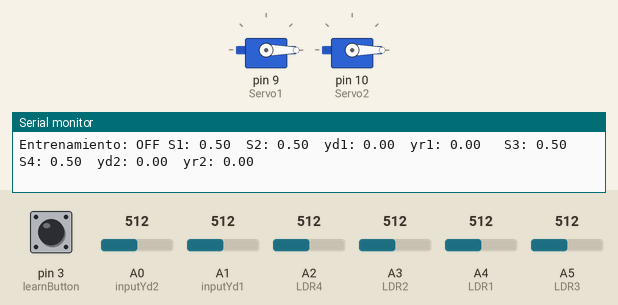
Simulated run of this sketch. Board: Arduino Uno, built with avr-gcc and run on an emulated ATmega328P. Parts: 2 × servo, the last lines printed to the serial monitor. The test bench sets the inputs (shaded band); at power-on: pin 3 (learnButton) LOW, A0 (inputYd2) = 512, A1 (inputYd1) = 512, A2 (LDR4) = 512, A3 (LDR2) = 512, A4 (LDR1) = 512, A5 (LDR3) = 512.

Above: at 1.2 s.
1.3 s: pin 3 (learnButton) pulled HIGH for 0.15 s
At 2.7 s:
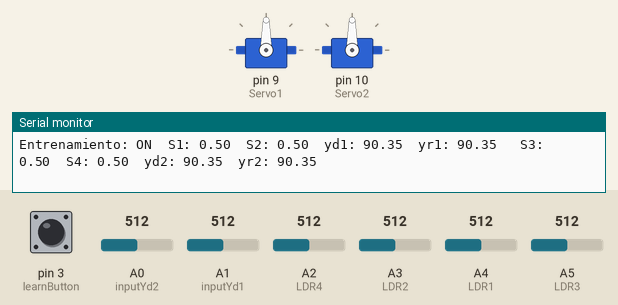
3.0 s: A0 (inputYd2) set to 557
At 3.36 s:
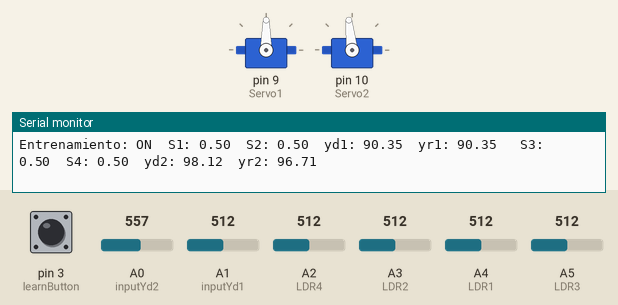
6.0 s: A0 (inputYd2) set to 568
At 7.2 s:
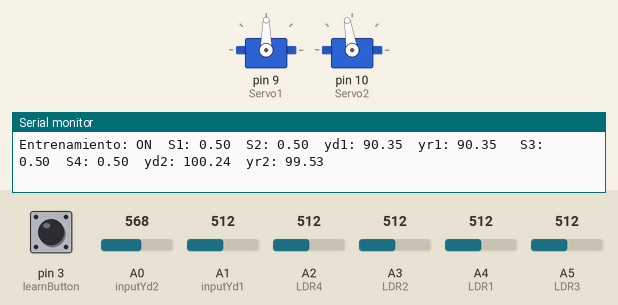
9.0 s: A1 (inputYd1) set to 552
At 9.28 s:
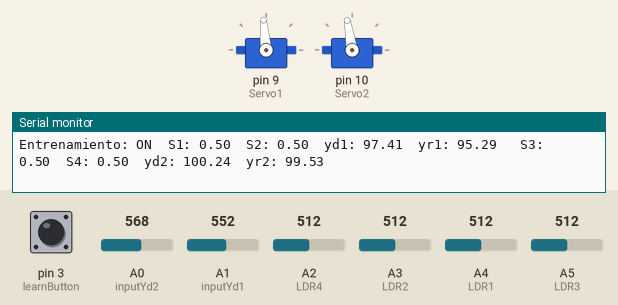
12.0 s: A1 (inputYd1) set to 568
At 13.3 s:
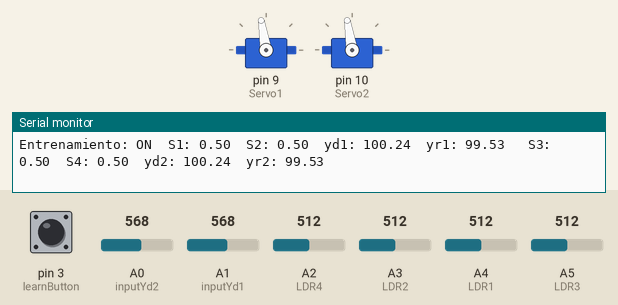
15.0 s: A2 (LDR4) set to 992
At 15.9 s:
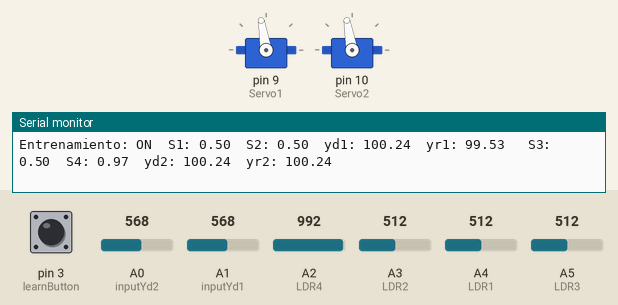
Timing chart, 0 to 17.7 s (numbered marks = the images above; inputs shaded):
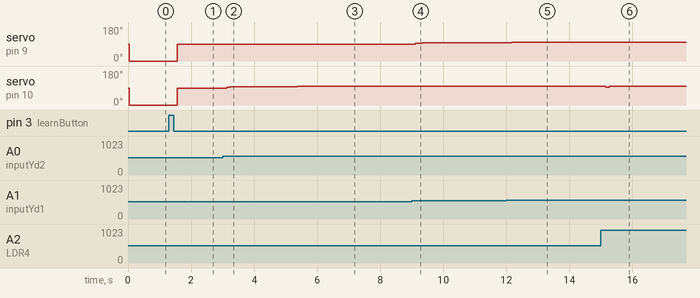

The sketch:

originalB.ino
```cpp
#include <Servo.h>

int LDR1 = 4;                     // Pin LDR Arriba (S11)
int LDR2 = 3;                     // Pin LDR Abajo (S12)
Servo Servo1;                     // create servo object to control a servo Servo1

int LDR3 = 5;                     // Pin LDR Izquierda (S3)
int LDR4 = 2;                     // Pin LDR Derecha (S4)
Servo Servo2;                     // create servo object to control a servo Servo2

#define inputYd1 1     // entrada analógica para potenciómetro 0 (Servo1)
#define inputYd2 0     // entrada analógica para potenciómetro 0 (Servo1)
#define learnButton 3 // digital input for pushButton #1 - learn pattern

//Inputs and Outputs
float X1[2] = {0.0, 0.0}; //system inputs
byte XN1[2] = {0, 0};
float yd1 = 0.0; //desired output
byte ydN1 = 0;
float yr1 = 0.0; //real output (NN response)
byte yrN1 = 0;

float X2[2] = {0.0, 0.0}; //system inputs
byte XN2[2] = {0, 0};
float yd2 = 0.0; //desired output
byte ydN2 = 0;
float yr2 = 0.0; //real output (NN response)
byte yrN2 = 0;


//Pointers in operations with arrays
int i = 0, j = 0;

//Constants and other variables for the system
int CN1;
boolean trainMode;
boolean MaxSens1;
int posMaxSens1;

int CN2;
boolean MaxSens2;
int posMaxSens2;

const int NTI = 2;
const int NTN = 32;
const float MS = 0.6;
const float lambda = 0.1;
const float FU = 0.001;

//Matrix and vectors
float W1[NTN][NTI];
float SN1[NTN];
float AC1[NTN];
float U1[NTN];

float W2[NTN][NTI];
float SN2[NTN];
float AC2[NTN];
float U2[NTN];


//Setup function
void setup() {
  Servo1.attach(9);                 //Pin para servo 1 (para LDR1 y LDR2)
  Servo2.attach(10);                //Pin para servo 2 (para LDR3 y LDR4)
  pinMode(learnButton, INPUT);

  Serial.begin(9600);

  attachInterrupt(digitalPinToInterrupt(3), changeNNMode, RISING);
  interrupts(); //enable all interrupts
  //System startup
  nnStartUp1();
  nnStartUp2();
}

//StartUp function-----------------------------------------------------------------------
void nnStartUp1() {
  CN1 = 1;
  MaxSens1 = false;
  posMaxSens1 = -1;
  trainMode = false;
  //setMode(trainMode);
  for (i = 0; i < NTN; i++) {
    AC1[i] = 0.0;
    SN1[i] = 0.0;
    U1[i] = 1.0;
    for (j = 0; j < NTI; j++) {
      W1[i][j] = 0.0;
    }
  }
}

//StartUp function
void nnStartUp2() {
  CN2 = 1;
  MaxSens2 = false;
  posMaxSens2 = -1;
  trainMode = false;
  //setMode(trainMode);
  for (i = 0; i < NTN; i++) {
    AC2[i] = 0.0;
    SN2[i] = 0.0;
    U2[i] = 1.0;
    for (j = 0; j < NTI; j++) {
      W2[i][j] = 0.0;
    }
  }
}

//Main function----------------------------------------------------------------------------
void loop() {
  readData();
  if (trainMode == true) {
    learnPattern();
  }
  nnRun1();
  nnRun2();
  printData();
  delay(10);
}

//Activation function-----------------------------------------------------------------------------------
float activationFunction(float x, float l, float cm) {
  float y;
  if (l > 0) {
    y = exp( ( -1 * pow((x - cm), 2 ) ) / l);
  } else {
    y = 1;
  }
  y = constrain(y, 0, 1);
  return y;
}

//Update the U vector (the usage of each neuron is decreased through time)-------------------------------
void updateU() {
  for (i = 0; i < NTN; i++) {
    U1[i] = U1[i] - FU;
    U2[i] = U2[i] - FU;
  }
}

//Function to read the inputs and desired output, also converts each value into the range 0~1-----------------------------
void readData() {
  XN1[0] = analogRead(LDR1) >> 2;
  X1[0] = XN1[0] / 255.0;

  XN1[1] = analogRead(LDR2) >> 2;
  X1[1] = XN1[1] / 255.0;

  XN2[0] = analogRead(LDR3) >> 2;
  X2[0] = XN2[0] / 255.0;

  XN2[1] = analogRead(LDR4) >> 2;
  X2[1] = XN2[1] / 255.0;

  if (trainMode == true) {
    ydN1 = analogRead(inputYd1) >> 2;
    yd1 = ydN1 / 255.0;

    ydN2 = analogRead(inputYd2) >> 2;
    yd2 = ydN2 / 255.0;
  }
}

//Function to print the resulting data: inputs and outputs (through serial port and analog output)
void printData() {
  Serial.print("Entrenamiento: ");
  if (trainMode == true) {
    Serial.print("ON ");
  } else {
    Serial.print("OFF");
  }
  Serial.print(" S1: ");
  Serial.print(X1[0]);
  Serial.print("  S2: ");
  Serial.print(X1[1]);
  Serial.print("  yd1: ");
  Serial.print((ydN1 / 255.0) * 180.0);
  Serial.print("  yr1: ");
  Serial.print((yrN1 / 255.0) * 180.0);

  Serial.print("   S3: ");
  Serial.print(X2[0]);
  Serial.print("  S4: ");
  Serial.print(X2[1]);
  Serial.print("  yd2: ");
  Serial.print((ydN2 / 255.0) * 180.0);
  Serial.print("  yr2: ");
  Serial.println((yrN2 / 255.0) * 180.0);

  Servo1.write((yrN1 / 255.0) * 180.0);
  Servo2.write((yrN2 / 255.0) * 180.0);
}

void learnPattern() {
  nnRun1();
  nnRun2();
  updateU();
  nnLearn1();
  nnLearn2();
  updateU();
}

//Interruption for modeButton - change the mode when pressed
void changeNNMode() {
  noInterrupts();
  trainMode = !trainMode;
  interrupts();
}

//Function that computes the response of the neural network according to the inputs at the moment of the called----------------
void nnRun1() {
  //for each currently used neuron computes its response
  float ss1;
  for (i = 0; i < CN1; i++) {
    ss1 = 0;
    for (j = 0; j < NTI; j++) {
      ss1 = ss1 + pow(X1[j] - W1[i][j], 2);
    }
    SN1[i] = activationFunction(sqrt(ss1), lambda, 0);
  }
  //check wich neuron has the highest response
  int pos11 = 0;
  float val11 = SN1[0];
  for (i = 1; i < NTN; i++) {
    if (SN1[i] >= val11) {
      val11 = SN1[i];
      pos11 = i;
    }
  }

  //if that value reaches the MS then computes the output using only the neuron response multiplied by its AC  factor...
  if (val11 >= MS) {
    yr1 = AC1[pos11] * SN1[pos11];
    float temp = yr1 * 255;
    yrN1 = constrain(temp, 0, 255);
    U1[pos11] = 1; //... and reset to 1 the usage of this neuron
    MaxSens1 = true;
    posMaxSens1 = pos11;
  } else {
    //if that value does not reach the MS then approximate the output using a ponderation of all neurons    response
    float S11 = 0;
    float S12 = 0;
    for (i = 0; i < CN1; i++) {
      S11 = SN1[i] * AC1[i] + S11;
      S12 = SN1[i] + S12;
    }
    yr1 = S11 / S12;
    float temp = yr1 * 255;
    yrN1 = constrain(temp, 0, 255);
    MaxSens1 = false;
    posMaxSens1 = -1;
  }
}

void nnRun2() {
  //for each currently used neuron computes its response
  float ss2;
  for (i = 0; i < CN2; i++) {
    ss2 = 0;
    for (j = 0; j < NTI; j++) {
      ss2 = ss2 + pow(X2[j] - W2[i][j], 2);
    }
    SN2[i] = activationFunction(sqrt(ss2), lambda, 0);
  }

  //check wich neuron has the highest response
  int pos21 = 0;
  float val21 = SN2[0];
  for (i = 1; i < NTN; i++) {
    if (SN2[i] >= val21) {
      val21 = SN2[i];
      pos21 = i;
    }
  }

  //if that value reaches the MS then computes the output using only the neuron response multiplied by its AC  factor...
  if (val21 >= MS) {
    yr2 = AC2[pos21] * SN2[pos21];
    float temp = yr2 * 255;
    yrN2 = constrain(temp, 0, 255);
    U2[pos21] = 1; //... and reset to 1 the usage of this neuron
    MaxSens2 = true;
    posMaxSens2 = pos21;
  } else {
    //if that value does not reach the MS then approximate the output using a ponderation of all neurons    response
    float S21 = 0;
    float S22 = 0;
    for (i = 0; i < CN2; i++) {
      S21 = SN2[i] * AC2[i] + S21;
      S22 = SN2[i] + S22;
    }
    yr2 = S21 / S22;
    float temp = yr2 * 255;
    yrN2 = constrain(temp, 0, 255);
    MaxSens2 = false;
    posMaxSens2 = -1;
  }
}

//Function that adjust the W and AC when the learnButton is pressed------------------------------------------------------------
void nnLearn1() {
  if (MaxSens1 == true) {//maximum sensibility
    for (i = 0; i < NTI; i++)
    {
      W1[posMaxSens1][i] = (W1[posMaxSens1][i] + X1[i]) / 2;
    }
    AC1[posMaxSens1] = (AC1[posMaxSens1] + yd1) / 2;
  } else {
    float val12 = SN1[0];
    int pos12 = 0;
    //didn't occur maximum sensibility, so we must check if there'ss1 any avaliable neuron or it'ss1 going to be    necesary reuse one.
    if (CN1 + 1 > NTN) {
      for (i = 1; i < NTN; i++) { //reuse, because there'ss1 no one available
        if (SN1[i] <= val12) {
          val12 = SN1[i];
          pos12 = i;
        }
      }
    } else {
      CN1 = CN1 + 1; //create one, because there'ss1 one or more available
      pos12 = CN1;
    }
    for (i = 0; i < NTI; i++) {
      W1[pos12][i] = X1[i];
    }
    AC1[pos12] = yd1;
    U1[pos12] = 1;
  }
}

void nnLearn2() {
  if (MaxSens2 == true) {//maximum sensibility
    for (i = 0; i < NTI; i++)
    {
      W2[posMaxSens2][i] = (W2[posMaxSens2][i] + X2[i]) / 2;
    }
    AC2[posMaxSens2] = (AC2[posMaxSens2] + yd2) / 2;
  } else {
    float val22 = SN2[0];
    int pos22 = 0;
    //didn't occur maximum sensibility, so we must check if there'ss2 any avaliable neuron or it'ss2 going to be    necesary reuse one.
    if (CN2 + 1 > NTN) {
      for (i = 1; i < NTN; i++) { //reuse, because there'ss2 no one available
        if (SN2[i] <= val22) {
          val22 = SN2[i];
          pos22 = i;
        }
      }
    } else {
      CN2 = CN2 + 1; //create one, because there'ss2 one or more available
      pos22 = CN2;
    }
    for (i = 0; i < NTI; i++) {
      W2[pos22][i] = X2[i];
    }
    AC2[pos22] = yd2;
    U2[pos22] = 1;
  }
}
```

Measured:
- after the input at 1.3 s, servo on pin 9 (Servo1), servo on pin 10 (Servo2): 0° → 90° after 0.26 s
- after the input at 3.0 s, servo on pin 10 (Servo2): 90° → 93° after 0.14 s, → 96° 0.11 s later, → 97° 0.22 s later, → 98° 1.9 s later
- after the input at 6.0 s, servo on pin 10 (Servo2): 98° → 99° after 0.28 s
- after the input at 9.0 s, servo on pin 9 (Servo1): 90° → 93° after 0.12 s, → 95° 0.11 s later, → 96° 0.11 s later
- after the input at 12.0 s, servo on pin 9 (Servo1): 96° → 98° after 0.18 s, → 99° 0.11 s later
- after the input at 15.0 s, servo on pin 10 (Servo2): 99° → 94° after 0.15 s, → 100° 0.12 s later
